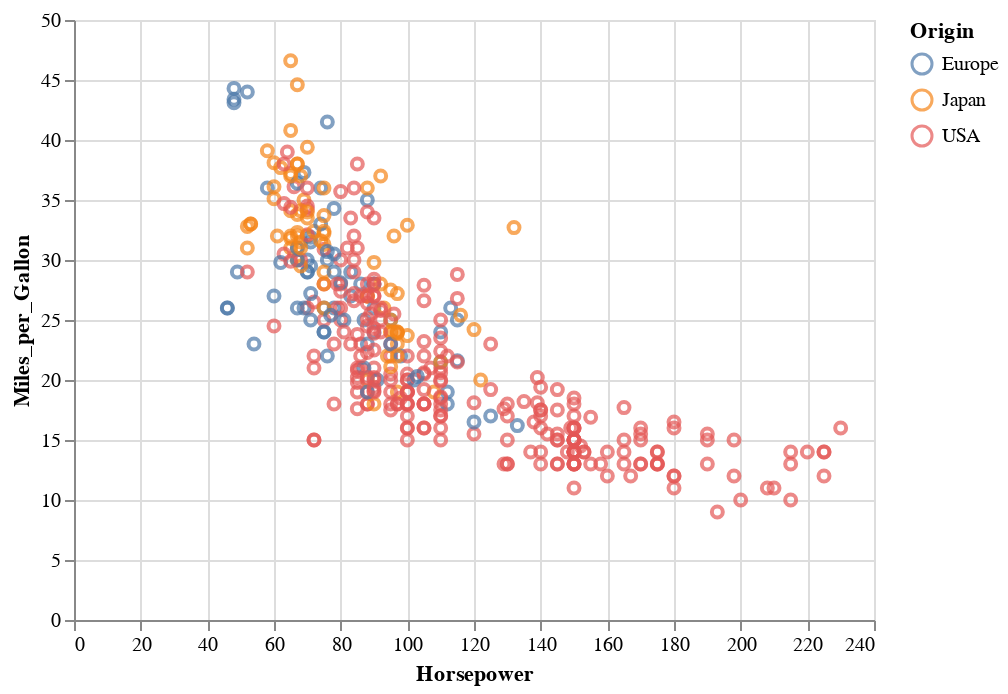

Notebook cell for this chart:
### Code cell
# Plot the interative chart
alt.Chart(cars).mark_point().encode(
    x='Horsepower',
    y='Miles_per_Gallon',
    color='Origin',
).interactive()

### Figure 1 — Vega-Lite specification as saved in the notebook (floating-point values rounded to 4 significant figures; data arrays with more than 128 entries replaced by an {"elided": "..."} marker saying what was removed)
{"config": {"view": {"continuousWidth": 400, "continuousHeight": 300}}, "data": {"name": "data-f02450ab61490a1363517a0190416235"}, "mark": "point", "encoding": {"color": {"field": "Origin", "type": "nominal"}, "x": {"field": "Horsepower", "type": "quantitative"}, "y": {"field": "Miles_per_Gallon", "type": "quantitative"}}, "selection": {"selector001": {"type": "interval", "bind": "scales", "encodings": ["x", "y"]}}, "$schema": "https://vega.github.io/schema/vega-lite/v4.17.0.json", "datasets": {"data-f02450ab61490a1363517a0190416235": {"elided": "406 records"}}}
